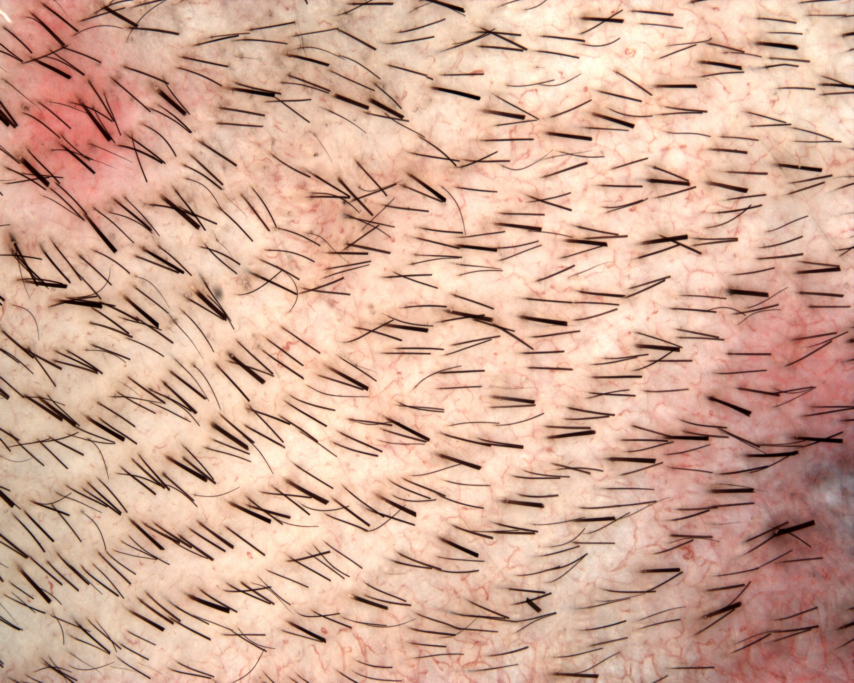
#> input picture lib/103ACDLJ.jpg, 2560 x 2048 px, given in place of 114BGAYJ.jpg, which was not available (shown at 1/3 size)
$ python autoSkeletonExtraction.py
#> lines starting #> are read from the running program, lines starting #| are printed output that depends on the picture; after the words box and inside, x2 and y2 are one past the last pixel; in counts of white or black regions, pixels touching at a corner belong together; pictures that were not available may be replaced by others from this repository, and a replacement may not be noted
import numpy as np
from lib.skeletonExtraction import skeletonExtraction
import cv2
from tqdm import tqdm
from matplotlib import pyplot as plt

def filter(endpoints, x1, y1, x2, y2):
    if (endpoints is None):
        return None
    tmp = (endpoints[:, 0] >= x1) & (endpoints[:, 0] < x2) & (endpoints[:, 1] >= y1) & (endpoints[:, 1] < y2)
    return endpoints[tmp, :] - np.array([[x1, y1]], dtype = endpoints.dtype)

def autoSkeletonExtraction(binary, display = False, endpoints = None, **kwargs):

    binary = binary.astype(np.uint8)
    n, m = binary.shape

    num_labels, labels, stats, _ = cv2.connectedComponentsWithStats(binary,
                                                                     connectivity = 8)
    ans = []
    for i in tqdm(range(1, num_labels), ncols = 50) if display else range(1, num_labels):
        y, x, width, height, _ = stats[i]
        x_min = max(x - 30, 0)
        y_min = max(y - 30, 0)
        x_max = min(x + height + 30, n)
        y_max = min(y + width + 30, m)
        mask = (labels[x_min:x_max, y_min:y_max] == i).astype(np.uint8)
        # mask = (labels==i)[x_min:x_max, y_min:y_max].astype(np.uint8)
        # may be a little bit slower
        paths = skeletonExtraction(mask, endpoints = filter(endpoints, x_min, y_min, x_max, y_max), **kwargs)
        for path in paths:
            path[:, 0] += x_min
            path[:, 1] += y_min
        ans = ans + paths

    return ans

if (__name__ == "__main__"):

    filename = "test/114BGAYJ.jpg"
    #filename = 'test/binary.jpg'
    img = cv2.imread(filename, cv2.IMREAD_GRAYSCALE)
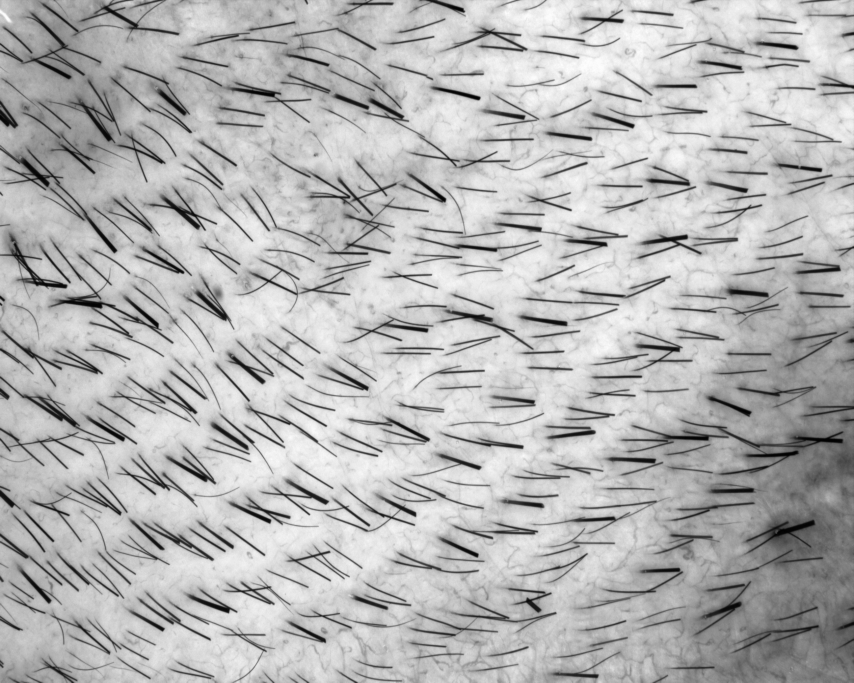
#> img: shape (2048, 2560) (shown at 1/3 size); min 0, max 255, mean 181.3
    binary = (img > 127).astype(np.uint8)
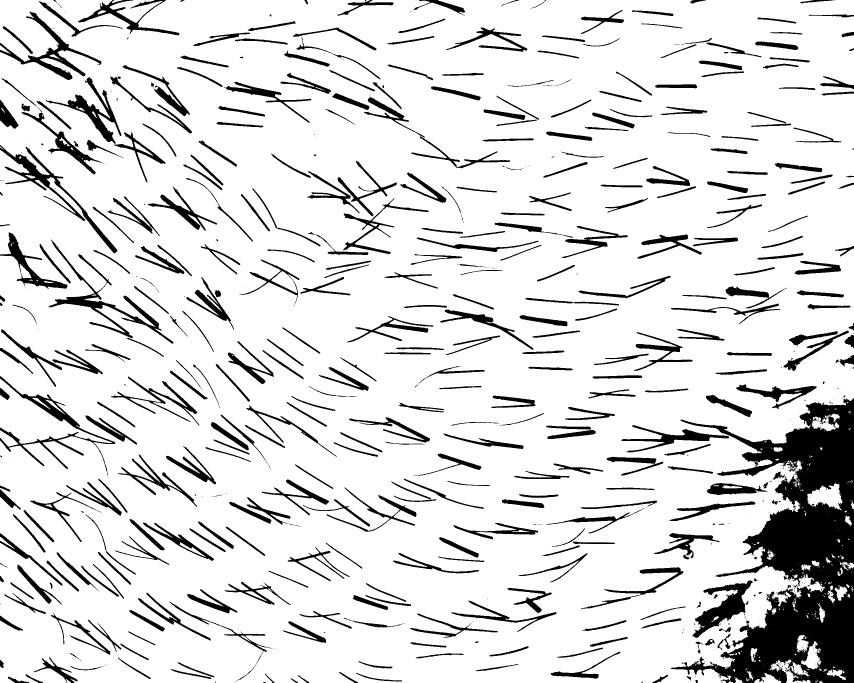
#> binary: shape (2048, 2560) (shown at 1/3 size); values 0 (black) and 1 (white), 86.7% white; 784 black regions (374 under 20 px), largest, box (x1, y1, x2, y2) and area: (2012, 1195, 2560, 2048) 194795, (146, 718, 520, 1031) 11205, (2077, 1741, 2260, 1914) 10697

#> (the run stopped early here; a loop or call above may not have finished)

$ run again, on assets/img1.jpg
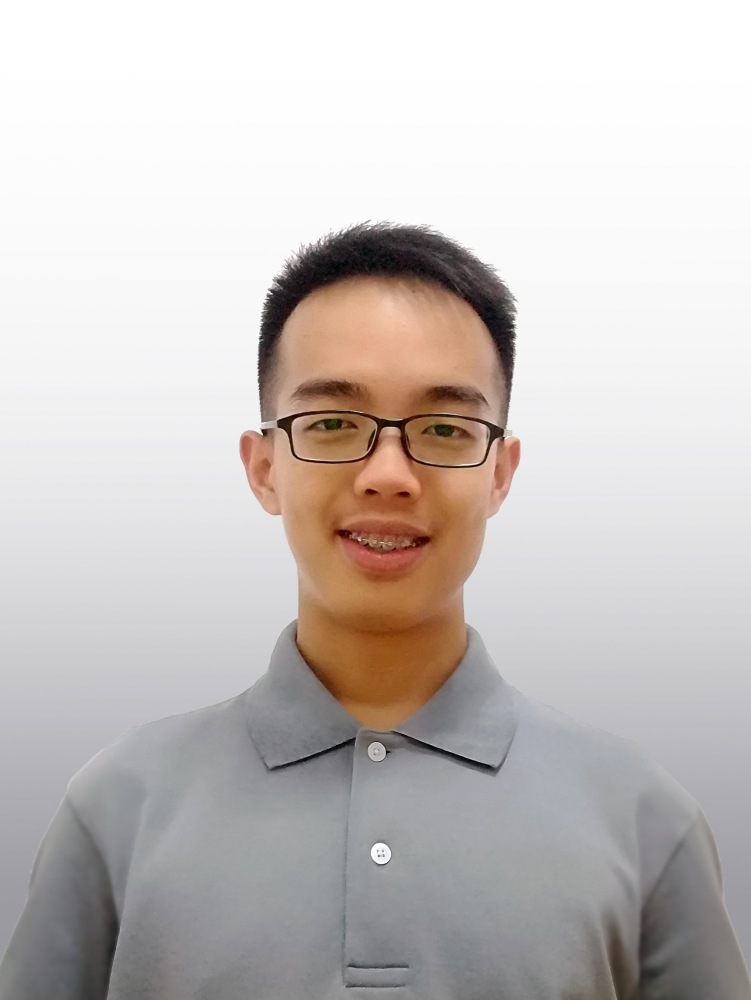
#> input picture assets/img1.jpg, 1501 x 1999 px, given in place of 114BGAYJ.jpg, which was not available (shown at 1/2 size)
#> `img = cv2.imread(filename, cv2.IMREAD_GRAYSCALE)`:
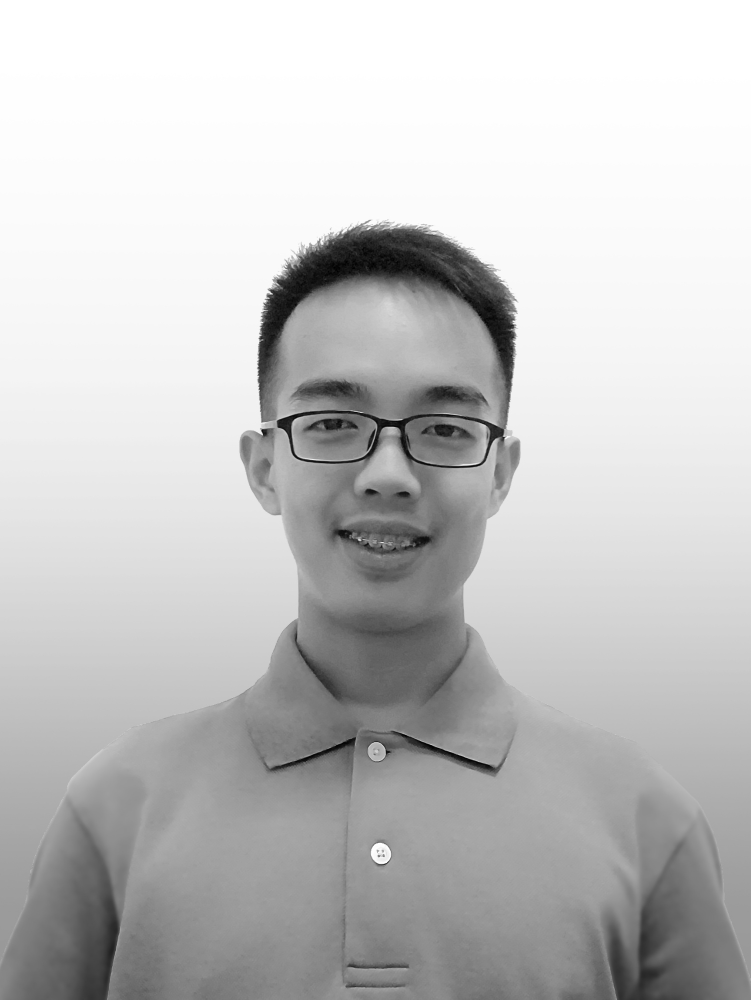
#> img: shape (1999, 1501) (shown at 1/2 size); min 0, max 255, mean 195.5
#> `binary = (img > 127).astype(np.uint8)`:
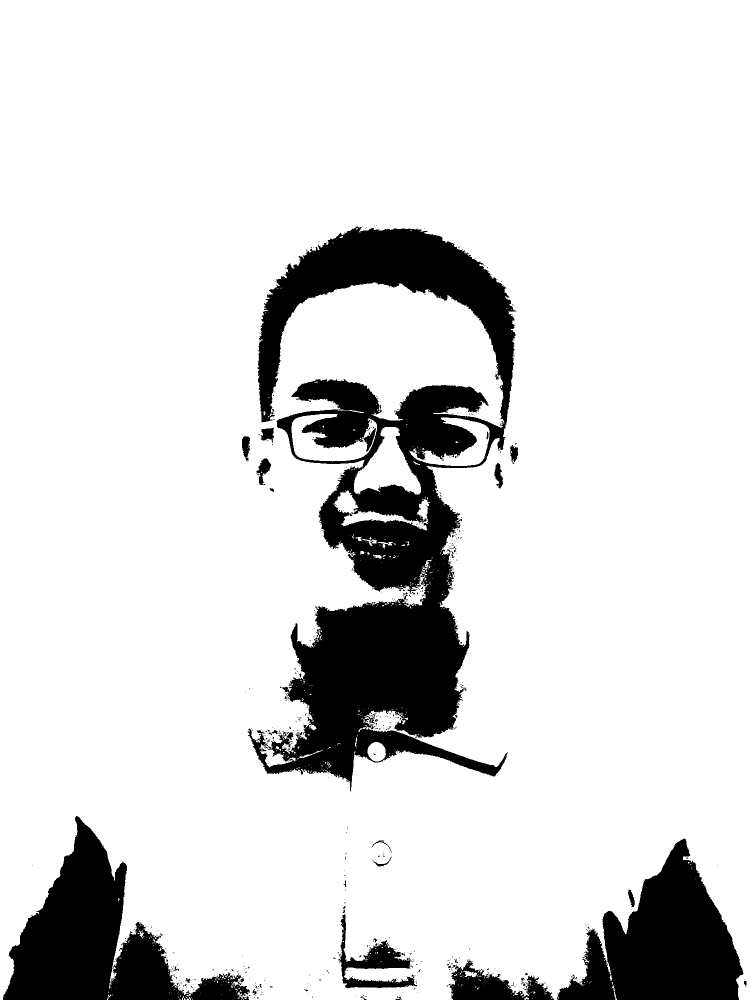
#> binary: shape (1999, 1501) (shown at 1/2 size); values 0 (black) and 1 (white), 86.7% white; 540 black regions (504 under 20 px), largest, box (x1, y1, x2, y2) and area: (495, 453, 1033, 1583) 243102, (6, 1632, 500, 1999) 70995, (1114, 1677, 1487, 1999) 63704

$ run again, on assets/img2.jpg
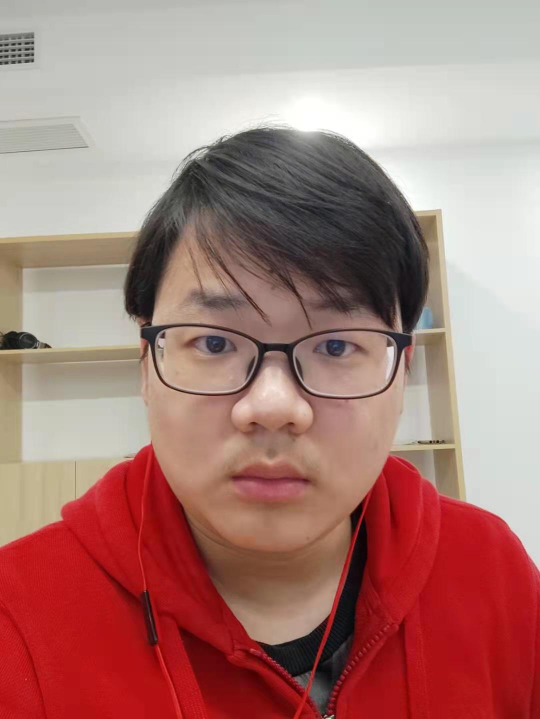
#> input picture assets/img2.jpg, 1080 x 1438 px, given in place of 114BGAYJ.jpg, which was not available (shown at 1/2 size)
#> `img = cv2.imread(filename, cv2.IMREAD_GRAYSCALE)`:
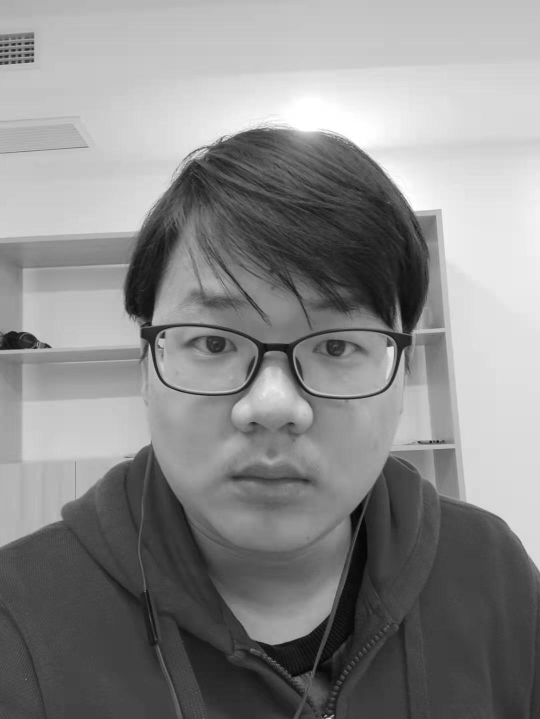
#> img: shape (1438, 1080) (shown at 1/2 size); min 0, max 255, mean 137.7
#> `binary = (img > 127).astype(np.uint8)`:
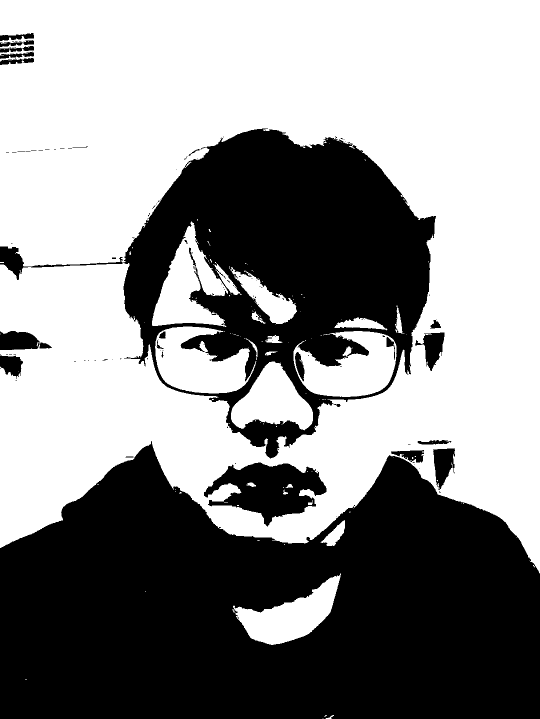
#> binary: shape (1438, 1080) (shown at 1/2 size); values 0 (black) and 1 (white), 55.8% white; 122 black regions (94 under 20 px), largest, box (x1, y1, x2, y2) and area: (0, 882, 1080, 1438) 442738, (0, 257, 872, 917) 212485, (408, 925, 653, 1053) 16960
